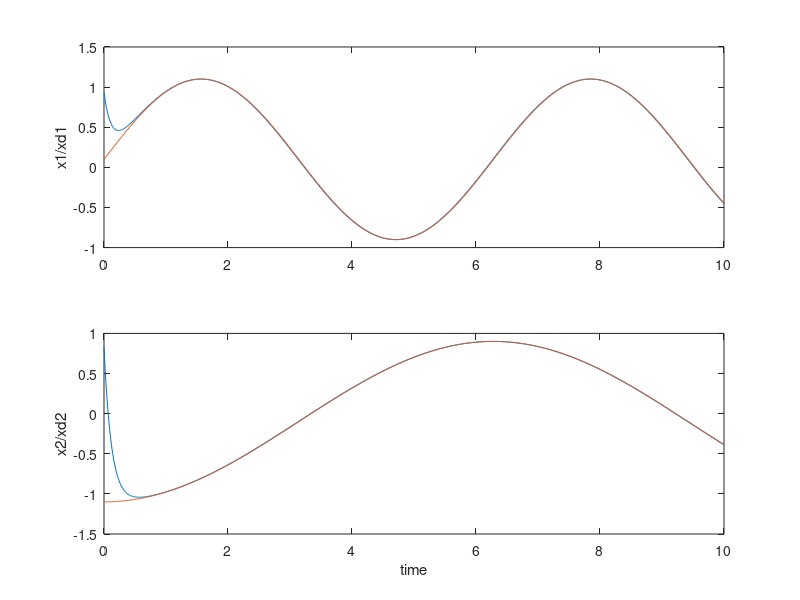
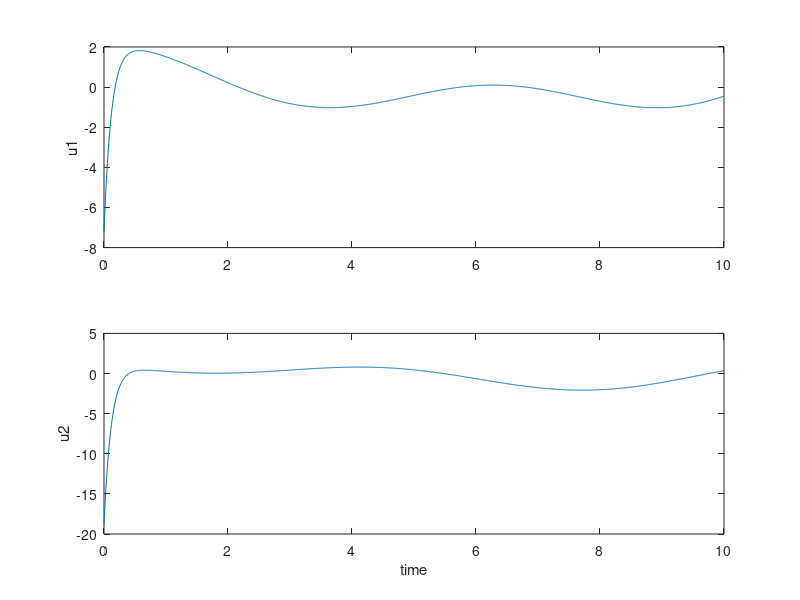

Write MATLAB code to recreate these figures, in order.
clc,
clear all;
% linear system dot_x = A*x+B*u
% dot_x1 = x2+u1
% dot_x2 = x1+x2+u2
% x is the system state, u is the control input
% xd is the reference trajectory
% tracking problem

% initial value of system state
x0 = [1;1];
x = x0;
A = [0 1;1 1];
B = eye(2);

% sampling time 
dt = 0.01;
% simulaiton time
t_total = 10;
% record data
x_history = [];
u_history = [];
xd_history = [];

for t=0:dt:t_total
    % generate reference trajecotry
    xd = [sin(t)+0.1;-cos(0.5*t)-0.1];
    
    % define system error
    e = x-xd;
    
    % control input
    % k is the control gain
    k = 8;
    u = -k*e - A*x + [cos(t);0.5*sin(0.5*t)];
    
    % system update
    dot_x = A*x+B*u;
    x = x+dt*dot_x;
   
    x_history = [x_history x];
    xd_history = [xd_history xd];
    u_history = [u_history u];
end

figure()
hold on;
subplot(2,1,1);
plot(0:dt:t_total,x_history(1,:),0:dt:t_total,xd_history(1,:));
ylabel('x1/xd1');
subplot(2,1,2);
plot(0:dt:t_total,x_history(2,:),0:dt:t_total,xd_history(2,:));
xlabel('time');
ylabel('x2/xd2');
hold off;

figure()
hold on;
subplot(2,1,1);
plot(0:dt:t_total,u_history(1,:));
ylabel('u1');
subplot(2,1,2);
plot(0:dt:t_total,u_history(2,:));
xlabel('time');
ylabel('u2');
hold off;
